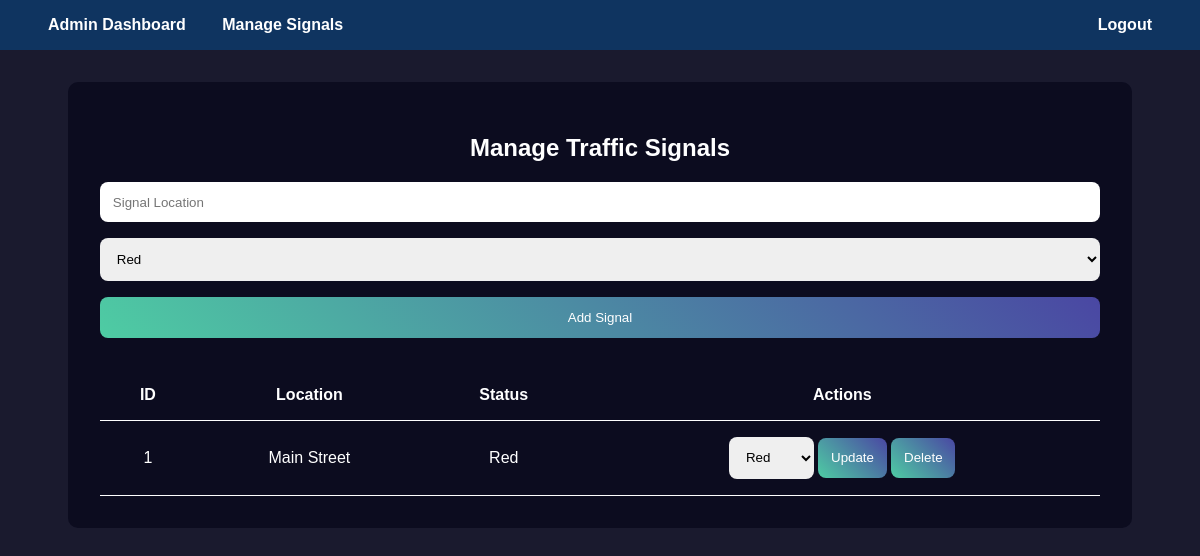
Page /manage_signals (signed in) on the committed database.
### tables this page shows
CREATE TABLE traffic_signals (
        id INTEGER PRIMARY KEY AUTOINCREMENT,
        location TEXT NOT NULL UNIQUE,
        status TEXT NOT NULL CHECK(status IN ('Red', 'Yellow', 'Green'))
    );

### app.py (the view, shortened to what this page needs)
@app.route('/manage_signals', methods=['GET', 'POST'])
def manage_signals():
    if not session.get('admin_logged_in'):
        return redirect(url_for('login'))
    conn = sqlite3.connect('traffic.db')
    cursor = conn.cursor()
    cursor.execute("SELECT * FROM traffic_signals")
    signals = cursor.fetchall()
    conn.close()
    return render_template('manage_signals.html', signals=signals)

### templates/manage_signals.html (shortened to what this page needs)
<!DOCTYPE html>
<html lang="en">
<head>
</head>
<body>
    <div class="header">
        <div>
            <a href="/admin_dashboard">Admin Dashboard</a>
            <a href="/manage_signals">Manage Signals</a>
        </div>
        <a href="/logout">Logout</a>
    </div>
    <div class="container">
        <h2>Manage Traffic Signals</h2>
        <form method="POST" action="/manage_signals">
            <input type="text" name="location" placeholder="Signal Location" required>
            <select name="status" required>
                <option value="Red">Red</option>
            </select>
            <button type="submit">Add Signal</button>
        </form>
        <table>
            <thead>
                <tr>
                    <th>ID</th>
                    <th>Location</th>
                    <th>Status</th>
                    <th>Actions</th>
                </tr>
            </thead>
            <tbody>
                {% for signal in signals %}
                <tr>
                    <td>{{ signal[0] }}</td>
                    <td>{{ signal[1] }}</td>
                    <td>{{ signal[2] }}</td>
                    <td>
                        <form method="POST" action="/manage_signals" style="display: inline;">
                            <select name="status" required>
                                <option value="Red" {% if signal[2] == 'Red' %}selected{% endif %}>Red</option>
                            </select>
                            <button type="submit">Update</button>
                        </form>
                        <form method="POST" action="/manage_signals" style="display: inline;" onsubmit="return confirm('Are you sure you want to delete this signal?');">
                            <button type="submit">Delete</button>
                        </form>
                    </td>
                </tr>
                {% endfor %}
            </tbody>
        </table>
    </div>
</body>
</html>

### templates/manage_signals.html (style rules this page uses)
body { font-family: Arial, sans-serif; background: #1a1a2e; color: white; margin: 0; padding: 0; box-sizing: border-box; }
.header { background: #0f3460; padding: 1rem 2rem; display: flex; justify-content: space-between; align-items: center; }
.header a { color: white; text-decoration: none; margin: 0 1rem; font-weight: bold; }
.container { max-width: 1000px; margin: 2rem auto; padding: 2rem; background: rgba(10, 10, 30, 0.9); border-radius: 10px; }
h2 { text-align: center; }
form { display: flex; flex-direction: column; gap: 1rem; }
input, select, button { padding: 0.8rem; border-radius: 8px; border: none; }
button { background: linear-gradient(45deg, #4ecca3, #4a47a3); color: white; cursor: pointer; }
table { width: 100%; border-collapse: collapse; margin-top: 2rem; }
th, td { padding: 1rem; text-align: center; border-bottom: 1px solid white; }

### rows in the picture
traffic_signals: id "1", location "Main Street", status "Red"
